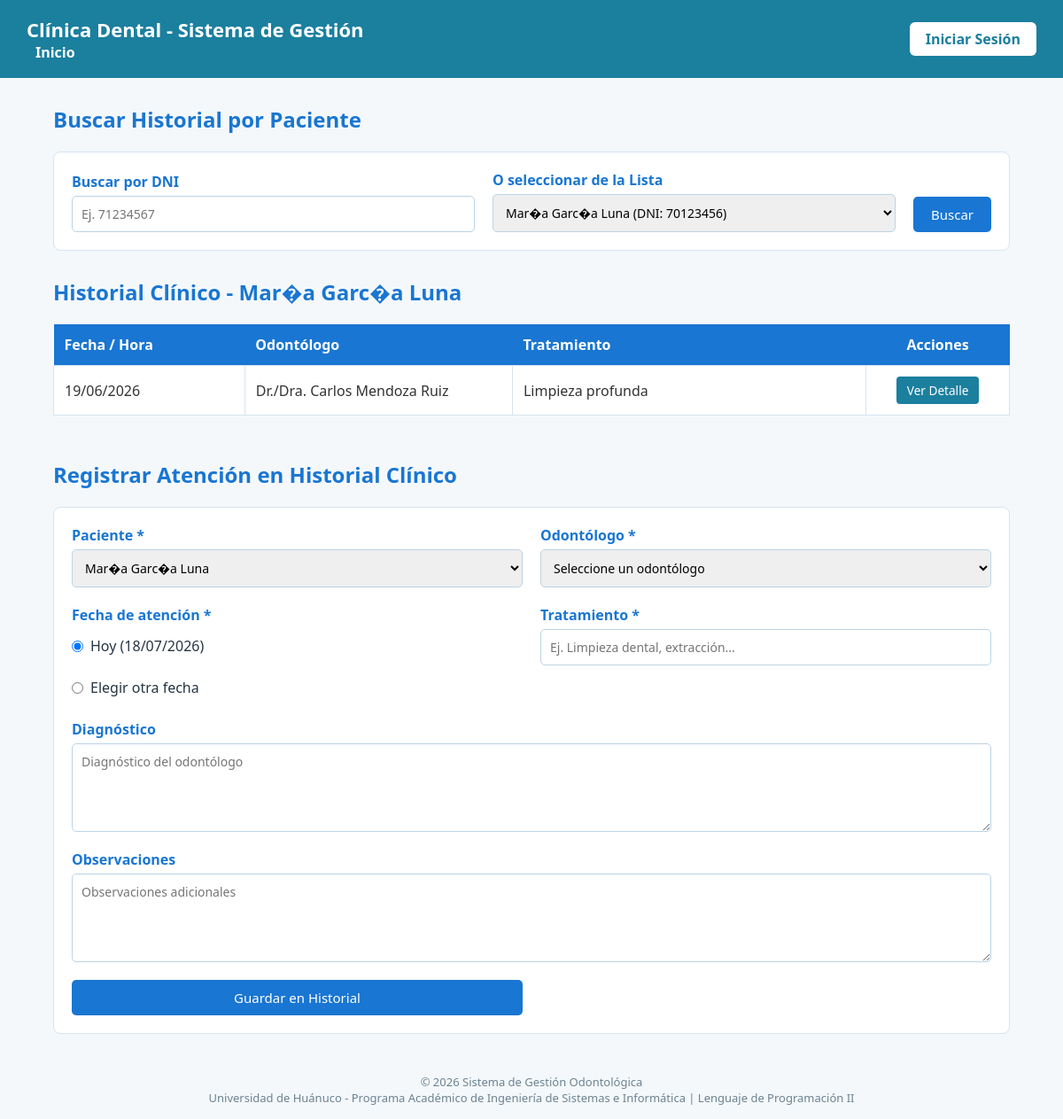
The app's page /vistas/historial.php?id_paciente=3 with its own data.
### tables this page shows
CREATE TABLE paciente (
    id_paciente INT AUTO_INCREMENT PRIMARY KEY,
    dni VARCHAR(8) NOT NULL UNIQUE,
    nombres VARCHAR(80) NOT NULL,
    apellidos VARCHAR(80) NOT NULL,
    telefono VARCHAR(20),
    correo VARCHAR(100),
    direccion VARCHAR(150),
    fecha_nacimiento DATE
);

create table historial_clinico (
    id_historial int auto_increment primary key,
    id_paciente int not null,
    id_odontologo int not null,
    fecha_atencion date not null,
    hora time default null,
    diagnostico text,
    observaciones text,
    tratamiento varchar(200),
    foreign key (id_paciente) references paciente(id_paciente),
    foreign key (id_odontologo) references odontologo(id_odontologo)
);

CREATE TABLE odontologo (
    id_odontologo INT AUTO_INCREMENT PRIMARY KEY,
    nombres VARCHAR(80) NOT NULL,
    apellidos VARCHAR(80) NOT NULL,
    especialidad VARCHAR(80),
    telefono VARCHAR(20),
    correo VARCHAR(100)
);

### php/clases/paciente.php (called while the page is built, shortened)
<?php
require_once __DIR__ . '/../config/conexion.php';
class Paciente {
    private $conexion;
    public function __construct() {
        $con = new Conexion();
        $this->conexion = $con->conectar();
    }
    public function listarPacientes() {
        $sql = "SELECT * FROM paciente ORDER BY apellidos ASC";
        $stmt = $this->conexion->prepare($sql);
        $stmt->execute();
        return $stmt->fetchAll();
    }
}

### php/config/conexion.php (called while the page is built, shortened)
<?php
class Conexion {
    private $host = "localhost";
    private $nombre_bd = "clinica_dental";
    private $usuario = "root";
    private $password = "";
    private $charset = "utf8mb4";
    public function conectar() {
        $dsn = "mysql:host={$this->host};dbname={$this->nombre_bd};charset={$this->charset}";
        $opciones = [
            PDO::ATTR_ERRMODE            => PDO::ERRMODE_EXCEPTION,
            PDO::ATTR_DEFAULT_FETCH_MODE => PDO::FETCH_ASSOC,
            PDO::ATTR_EMULATE_PREPARES   => false,
        ];
        try {
            $this->pdo = new PDO($dsn, $this->usuario, $this->password, $opciones);
            return $this->pdo;
        } catch (PDOException $e) {
            die("Error de conexión a la base de datos: " . $e->getMessage());
        }
    }
}

### php/clases/HistorialClinico.php (called while the page is built, shortened)
<?php
require_once __DIR__ . '/../config/conexion.php';
class HistorialClinico {
    private $conexion;
    public function __construct() {
        $con = new Conexion();
        $this->conexion = $con->conectar();
    }
    public function consultarHistorialPorPaciente($id_paciente) {
        $sql = "SELECT h.*, o.nombres AS odontologo_nombres, o.apellidos AS odontologo_apellidos
                FROM historial_clinico h
                INNER JOIN odontologo o ON h.id_odontologo = o.id_odontologo
                WHERE h.id_paciente = :id_paciente
                ORDER BY h.fecha_atencion DESC, h.hora DESC";
        $stmt = $this->conexion->prepare($sql);
        $stmt->bindParam(':id_paciente', $id_paciente);
        $stmt->execute();
        return $stmt->fetchAll();
    }
    public function obtenerPacientePorId($id_paciente) {
        $sql = "SELECT * FROM paciente WHERE id_paciente = :id_paciente";
        $stmt = $this->conexion->prepare($sql);
        $stmt->bindParam(':id_paciente', $id_paciente, PDO::PARAM_INT);
        $stmt->execute();
        return $stmt->fetch(PDO::FETCH_ASSOC);
    }
}

### vistas/historial.php (the view, shortened to what this page needs)
<?php
require_once __DIR__ . '/../php/clases/paciente.php';
require_once __DIR__ . '/../php/clases/HistorialClinico.php';
$pacienteObj = new Paciente();
$pacientes = $pacienteObj->listarPacientes();
$id_paciente = intval($_GET['id_paciente'] ?? 0);
$pacienteSeleccionado = null;
$historiales = [];
if ($id_paciente > 0) {
    $historialObj = new HistorialClinico();
    $pacienteSeleccionado = $historialObj->obtenerPacientePorId($id_paciente);
    if ($pacienteSeleccionado) {
        $historiales = $historialObj->consultarHistorialPorPaciente($id_paciente);
    }
}
?>
<!DOCTYPE html>
<html lang="es">
<head>
    <link rel="stylesheet" href="../css/base.css">
    <link rel="stylesheet" href="../css/historial.css">
</head>
<body>
    <?php include 'incluir/header.php'; ?>
    <main>
        <h2>Buscar Historial por Paciente</h2>
        <form action="../php/procesar/procesar_historial.php" method="GET" style="grid-template-columns: 2fr 2fr auto; align-items: end;">
            <div>
                <label for="buscar_dni">Buscar por DNI</label>
                <input type="text" id="buscar_dni" name="dni" placeholder="Ej. 71234567" maxlength="8">
            </div>
            <div>
                <label for="buscar_paciente">O seleccionar de la Lista</label>
                <select id="buscar_paciente" name="id_paciente">
                    <?php foreach ($pacientes as $pac): ?>
                        <option value="<?php echo $pac['id_paciente']; ?>" <?php echo ($id_paciente === intval($pac['id_paciente'])) ? 'selected' : ''; ?>>
                            <?php echo htmlspecialchars($pac['nombres'] . ' ' . $pac['apellidos']); ?> (DNI: <?php echo htmlspecialchars($pac['dni']); ?>)
                        </option>
                    <?php endforeach; ?>
                </select>
            </div>
            <button type="submit" style="grid-column:auto;">Buscar</button>
        </form>
        <?php if ($pacienteSeleccionado): ?>
            <h2>Historial Clínico - <?php echo htmlspecialchars($pacienteSeleccionado['nombres'] . ' ' . $pacienteSeleccionado['apellidos']); ?></h2>
            <table>
                <thead>
                    <tr>
                        <th style="width: 20%;">Fecha / Hora</th>
                        <th style="width: 28%;">Odontólogo</th>
                        <th style="width: 37%;">Tratamiento</th>
                        <th style="width: 15%; text-align: center;">Acciones</th>
                    </tr>
                </thead>
                <tbody>
                    <?php if (empty($historiales)): ?>
                        <tr>
                            <td colspan="4" style="text-align: center; color: #78909c;">No se encontraron registros de atención para este paciente.</td>
                        </tr>
                    <?php else: ?>
                        <?php foreach ($historiales as $h): ?>
                            <?php
                            $fechaFmt = date('d/m/Y', strtotime($h['fecha_atencion']));
                            $horaFmt = !empty($h['hora']) ? date('H:i', strtotime($h['hora'])) : '';
                            $odoNombre = 'Dr./Dra. ' . htmlspecialchars($h['odontologo_nombres'] . ' ' . $h['odontologo_apellidos']);
                            $pacNombre = htmlspecialchars($pacienteSeleccionado['nombres'] . ' ' . $pacienteSeleccionado['apellidos']);
                            ?>
                            <tr>
                                <td><?php echo $fechaFmt . ($horaFmt ? " <span class=\"hora-tabla\">$horaFmt</span>" : ''); ?></td>
                                <td><?php echo $odoNombre; ?></td>
                                <td><?php echo htmlspecialchars($h['tratamiento']); ?></td>
                                <td style="text-align: center;">
                                    <button class="btn-ver-detalle"
                                            data-fecha="<?php echo $fechaFmt; ?>"
                                            data-hora="<?php echo $horaFmt; ?>"
                                            data-paciente="<?php echo $pacNombre; ?>"
                                            data-odontologo="<?php echo $odoNombre; ?>"
                                            data-tratamiento="<?php echo htmlspecialchars($h['tratamiento']); ?>"
                                            data-diagnostico="<?php echo htmlspecialchars($h['diagnostico'] ?? 'Sin diagnóstico'); ?>"
                                            data-observaciones="<?php echo htmlspecialchars($h['observaciones'] ?? 'Sin observaciones'); ?>">
                                        Ver Detalle
                                    </button>
                                </td>
                            </tr>
                        <?php endforeach; ?>
                    <?php endif; ?>
                </tbody>
            </table>
        <?php else: ?>
            <div style="background: #ffffff; padding: 25px; text-align: center; border: 1px solid #d6e4f0; border-radius: 8px; color: #78909c;">
                <p>Seleccione un paciente arriba para visualizar su historial clínico dental completo.</p>
            </div>
        <?php endif; ?>
        <h2 style="margin-top: 50px;">Registrar Atención en Historial Clínico</h2>
        <form action="../php/procesar/procesar_historial.php" method="POST">
            <div>
                <label for="id_paciente">Paciente *</label>
                <select id="id_paciente" name="id_paciente" required>
                    <?php foreach ($pacientes as $pac): ?>
                        <option value="<?php echo $pac['id_paciente']; ?>" <?php echo ($id_paciente === intval($pac['id_paciente'])) ? 'selected' : ''; ?>>
                            <?php echo htmlspecialchars($pac['nombres'] . ' ' . $pac['apellidos']); ?>
                        </option>
                    <?php endforeach; ?>
                </select>
            </div>
            <div>
                <label for="id_odontologo">Odontólogo *</label>
                <select id="id_odontologo" name="id_odontologo" required>
                    <option value="">Seleccione un odontólogo</option>
                </select>
            </div>
            <div>
                <label>Fecha de atención *</label>
                <div style="display: flex; gap: 20px; margin-top: 8px;">
                    <label style="font-weight: normal; color: #263544; display: flex; align-items: center; gap: 8px; cursor: pointer;">
                        <input type="radio" name="tipo_fecha" value="hoy" checked id="radio_fecha_hoy"> Hoy (<?php echo date('d/m/Y'); ?>)
                    </label>
                    <label style="font-weight: normal; color: #263544; display: flex; align-items: center; gap: 8px; cursor: pointer;">
                        <input type="radio" name="tipo_fecha" value="otra" id="radio_fecha_otra"> Elegir otra fecha
                    </label>
                </div>
            </div>
            <div>
                <label for="tratamiento">Tratamiento *</label>
                <input type="text" id="tratamiento" name="tratamiento" placeholder="Ej. Limpieza dental, extracción..." required>
            </div>
            <div class="campo-completo">
                <label for="diagnostico">Diagnóstico</label>
                <textarea id="diagnostico" name="diagnostico" placeholder="Diagnóstico del odontólogo"></textarea>
            </div>
            <div class="campo-completo">
                <label for="observaciones">Observaciones</label>
                <textarea id="observaciones" name="observaciones" placeholder="Observaciones adicionales"></textarea>
            </div>
            <button type="submit">Guardar en Historial</button>
        </form>
    </main>
    <?php include 'incluir/footer.php'; ?>
</body>
</html>

### css/base.css (style rules this page uses)
* { margin: 0; padding: 0; box-sizing: border-box; font-family: 'Segoe UI', Arial, sans-serif; }
body { background-color: #eef4f7; color: #263544; }

### css/historial.css (style rules this page uses)
body { margin: 0; font-family: Arial, sans-serif; background: #f4f8fb; color: #333; }
main { width: 90%; max-width: 1100px; margin: 30px auto; }
h2 { color: #1976d2; margin-bottom: 20px; }
form { background: #fff; padding: 20px; margin-bottom: 30px; border: 1px solid #d6e4f0; border-radius: 8px; display: grid; grid-template-columns: 1fr 1fr; gap: 20px; }
form div { display: flex; flex-direction: column; }
.campo-completo { grid-column: 1 / 3; }
label { margin-bottom: 5px; font-weight: bold; color: #1976d2; }
input, select, textarea { padding: 10px; border: 1px solid #bcd3e6; border-radius: 5px; font-size: 14px; }
textarea { min-height: 100px; resize: vertical; }
button { background: #1976d2; color: white; border: none; padding: 10px 20px; border-radius: 5px; cursor: pointer; font-size: 15px; }
table { width: 100%; border-collapse: collapse; background: white; }
th { background: #1976d2; color: white; padding: 12px; text-align: left; }
td { padding: 12px; border: 1px solid #d6e4f0; }
.btn-ver-detalle { background: #1b7f9e; color: white; border: none; padding: 6px 12px; border-radius: 4px; cursor: pointer; font-size: 0.85rem; transition: background 0.2s, transform 0.1s; }

### records on screen
paciente: nombres+apellidos "Mar�a Garc�a Luna"
historial_clinico: fecha_atencion "19/06/2026", id_odontologo.apellidos "Dr./Dra. Carlos Mendoza Ruiz", tratamiento "Limpieza profunda"

### other values on screen
form field id_paciente "Mar�a Garc�a Luna (DNI: 70123456)"
form field id_paciente "Mar�a Garc�a Luna"
